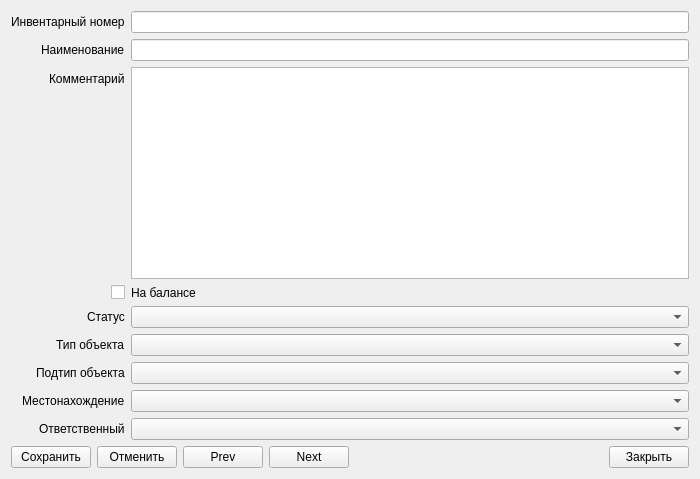
<?xml version="1.0" encoding="UTF-8"?>
<ui version="4.0">
 <class>EditForm</class>
 <widget class="QWidget" name="EditForm">
  <property name="windowModality">
   <enum>Qt::ApplicationModal</enum>
  </property>
  <property name="geometry">
   <rect>
    <x>0</x>
    <y>0</y>
    <width>700</width>
    <height>479</height>
   </rect>
  </property>
  <property name="sizePolicy">
   <sizepolicy hsizetype="Fixed" vsizetype="Minimum">
    <horstretch>0</horstretch>
    <verstretch>0</verstretch>
   </sizepolicy>
  </property>
  <property name="windowTitle">
   <string>Редактирование записи</string>
  </property>
  <layout class="QVBoxLayout" name="verticalLayout">
   <item>
    <layout class="QFormLayout" name="formLayout">
     <property name="labelAlignment">
      <set>Qt::AlignRight|Qt::AlignTrailing|Qt::AlignVCenter</set>
     </property>
     <item row="0" column="0">
      <widget class="QLabel" name="label_2">
       <property name="text">
        <string>Инвентарный номер</string>
       </property>
      </widget>
     </item>
     <item row="0" column="1">
      <widget class="QLineEdit" name="lineEdit_inv_number"/>
     </item>
     <item row="1" column="1">
      <widget class="QLineEdit" name="lineEdit_name"/>
     </item>
     <item row="1" column="0">
      <widget class="QLabel" name="label">
       <property name="text">
        <string>Наименование</string>
       </property>
      </widget>
     </item>
     <item row="2" column="0">
      <widget class="QLabel" name="label_3">
       <property name="text">
        <string>Комментарий</string>
       </property>
      </widget>
     </item>
     <item row="3" column="0">
      <widget class="QCheckBox" name="checkBox_on_balance">
       <property name="text">
        <string/>
       </property>
      </widget>
     </item>
     <item row="3" column="1">
      <widget class="QLabel" name="label_4">
       <property name="text">
        <string>На балансе</string>
       </property>
      </widget>
     </item>
     <item row="4" column="0">
      <widget class="QLabel" name="label_5">
       <property name="text">
        <string>Статус</string>
       </property>
      </widget>
     </item>
     <item row="4" column="1">
      <widget class="QComboBox" name="comboBox_status">
       <property name="modelColumn">
        <number>5</number>
       </property>
      </widget>
     </item>
     <item row="5" column="0">
      <widget class="QLabel" name="label_6">
       <property name="text">
        <string>Тип объекта</string>
       </property>
      </widget>
     </item>
     <item row="5" column="1">
      <widget class="QComboBox" name="comboBox_type">
       <property name="modelColumn">
        <number>6</number>
       </property>
      </widget>
     </item>
     <item row="6" column="1">
      <widget class="QComboBox" name="comboBox_subtype">
       <property name="modelColumn">
        <number>7</number>
       </property>
      </widget>
     </item>
     <item row="6" column="0">
      <widget class="QLabel" name="label_7">
       <property name="text">
        <string>Подтип объекта</string>
       </property>
      </widget>
     </item>
     <item row="7" column="0">
      <widget class="QLabel" name="label_8">
       <property name="text">
        <string>Местонахождение</string>
       </property>
      </widget>
     </item>
     <item row="7" column="1">
      <widget class="QComboBox" name="comboBox_location">
       <property name="modelColumn">
        <number>8</number>
       </property>
      </widget>
     </item>
     <item row="8" column="0">
      <widget class="QLabel" name="label_9">
       <property name="text">
        <string>Ответственный</string>
       </property>
      </widget>
     </item>
     <item row="8" column="1">
      <widget class="QComboBox" name="comboBox_responsible">
       <property name="modelColumn">
        <number>9</number>
       </property>
      </widget>
     </item>
     <item row="2" column="1">
      <widget class="QPlainTextEdit" name="textEdit_comments"/>
     </item>
    </layout>
   </item>
   <item>
    <layout class="QHBoxLayout" name="horizontalLayout">
     <item>
      <widget class="QPushButton" name="pushBtn_save">
       <property name="text">
        <string>Сохранить</string>
       </property>
      </widget>
     </item>
     <item>
      <widget class="QPushButton" name="pushBtn_cancel">
       <property name="text">
        <string>Отменить</string>
       </property>
      </widget>
     </item>
     <item>
      <widget class="QPushButton" name="pushBtn_prev">
       <property name="text">
        <string>Prev</string>
       </property>
      </widget>
     </item>
     <item>
      <widget class="QPushButton" name="pushBtn_next">
       <property name="text">
        <string>Next</string>
       </property>
      </widget>
     </item>
     <item>
      <spacer name="horizontalSpacer">
       <property name="orientation">
        <enum>Qt::Horizontal</enum>
       </property>
       <property name="sizeType">
        <enum>QSizePolicy::Expanding</enum>
       </property>
       <property name="sizeHint" stdset="0">
        <size>
         <width>40</width>
         <height>20</height>
        </size>
       </property>
      </spacer>
     </item>
     <item>
      <widget class="QPushButton" name="pushBtn_close">
       <property name="text">
        <string>Закрыть</string>
       </property>
      </widget>
     </item>
    </layout>
   </item>
  </layout>
 </widget>
 <resources/>
 <connections/>
</ui>
